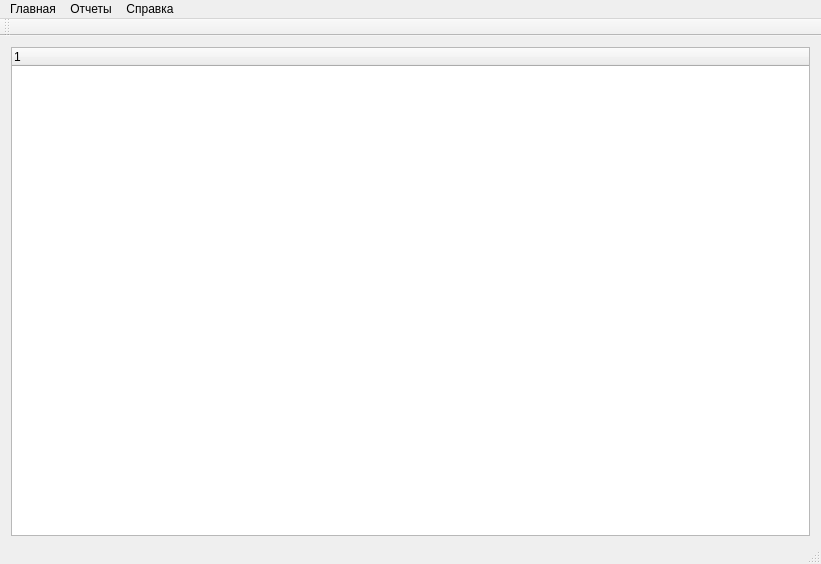
<?xml version="1.0" encoding="UTF-8"?>
<ui version="4.0">
 <class>DeanOfficeWindow</class>
 <widget class="QMainWindow" name="DeanOfficeWindow">
  <property name="geometry">
   <rect>
    <x>0</x>
    <y>0</y>
    <width>821</width>
    <height>564</height>
   </rect>
  </property>
  <property name="windowTitle">
   <string>DeanOfficeWindow</string>
  </property>
  <widget class="QWidget" name="centralWidget">
   <widget class="QWidget" name="horizontalLayoutWidget">
    <property name="geometry">
     <rect>
      <x>0</x>
      <y>0</y>
      <width>821</width>
      <height>511</height>
     </rect>
    </property>
    <layout class="QHBoxLayout" name="layout">
     <item>
      <widget class="QTreeWidget" name="treeWidget">
       <column>
        <property name="text">
         <string notr="true">1</string>
        </property>
       </column>
      </widget>
     </item>
    </layout>
   </widget>
  </widget>
  <widget class="QMenuBar" name="menuBar">
   <property name="geometry">
    <rect>
     <x>0</x>
     <y>0</y>
     <width>821</width>
     <height>21</height>
    </rect>
   </property>
   <widget class="QMenu" name="menu">
    <property name="title">
     <string>Главная</string>
    </property>
    <widget class="QMenu" name="menu_edit">
     <property name="title">
      <string>Редактировать</string>
     </property>
     <addaction name="edit_specialty"/>
     <addaction name="edit_specialization"/>
     <addaction name="edit_groups"/>
     <addaction name="edit_students"/>
    </widget>
    <addaction name="menu_edit"/>
    <addaction name="find"/>
    <addaction name="change_password"/>
    <addaction name="arx_to_ftp"/>
    <addaction name="edit_reports"/>
    <addaction name="separator"/>
    <addaction name="quit"/>
   </widget>
   <widget class="QMenu" name="menu_reports">
    <property name="title">
     <string>Отчеты</string>
    </property>
   </widget>
   <widget class="QMenu" name="menu_about">
    <property name="title">
     <string>Справка</string>
    </property>
    <addaction name="about"/>
   </widget>
   <addaction name="menu"/>
   <addaction name="menu_reports"/>
   <addaction name="menu_about"/>
  </widget>
  <widget class="QToolBar" name="mainToolBar">
   <attribute name="toolBarArea">
    <enum>TopToolBarArea</enum>
   </attribute>
   <attribute name="toolBarBreak">
    <bool>false</bool>
   </attribute>
  </widget>
  <widget class="QStatusBar" name="statusBar"/>
  <action name="find">
   <property name="text">
    <string>Поиск</string>
   </property>
   <property name="shortcut">
    <string>Ctrl+F</string>
   </property>
  </action>
  <action name="exit">
   <property name="text">
    <string>????</string>
   </property>
  </action>
  <action name="change_password">
   <property name="text">
    <string>Изменить пароль</string>
   </property>
  </action>
  <action name="quit">
   <property name="text">
    <string>Выход</string>
   </property>
  </action>
  <action name="copy">
   <property name="text">
    <string>Копировать</string>
   </property>
   <property name="shortcut">
    <string>Ctrl+C</string>
   </property>
  </action>
  <action name="paste">
   <property name="text">
    <string>Вставить</string>
   </property>
   <property name="shortcut">
    <string>Ctrl+V</string>
   </property>
  </action>
  <action name="insert_after">
   <property name="text">
    <string>Вставить строку после</string>
   </property>
   <property name="shortcut">
    <string>Ins</string>
   </property>
  </action>
  <action name="insert_before">
   <property name="text">
    <string>Вставить строку перед</string>
   </property>
   <property name="shortcut">
    <string>Shift+Ins</string>
   </property>
  </action>
  <action name="delete_str">
   <property name="text">
    <string>Удалить строку</string>
   </property>
   <property name="shortcut">
    <string>Del</string>
   </property>
  </action>
  <action name="about">
   <property name="text">
    <string>О программе</string>
   </property>
  </action>
  <action name="edit_specialty">
   <property name="text">
    <string>Специальности</string>
   </property>
   <property name="shortcut">
    <string>F3</string>
   </property>
  </action>
  <action name="edit_specialization">
   <property name="text">
    <string>Специализации</string>
   </property>
   <property name="shortcut">
    <string>F4</string>
   </property>
  </action>
  <action name="edit_groups">
   <property name="text">
    <string>Группы</string>
   </property>
   <property name="shortcut">
    <string>F5</string>
   </property>
  </action>
  <action name="edit_students">
   <property name="text">
    <string>Студенты</string>
   </property>
   <property name="shortcut">
    <string>F6</string>
   </property>
  </action>
  <action name="arx_to_ftp">
   <property name="text">
    <string>Копирование БД на сервер</string>
   </property>
   <property name="shortcut">
    <string>Ctrl+S</string>
   </property>
  </action>
  <action name="edit_reports">
   <property name="text">
    <string>Редактор отчетов</string>
   </property>
  </action>
 </widget>
 <layoutdefault spacing="6" margin="11"/>
 <resources/>
 <connections/>
</ui>
